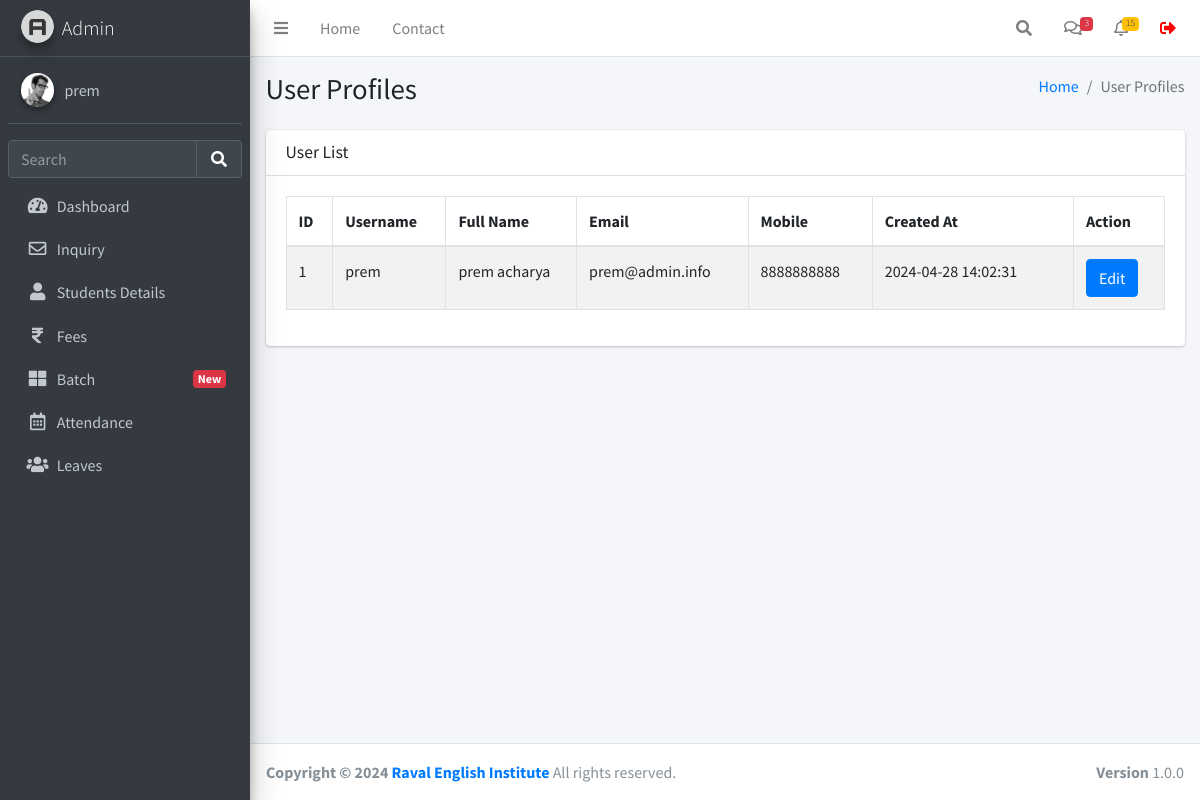
Before: /profile.php (signed in) with the older database file.
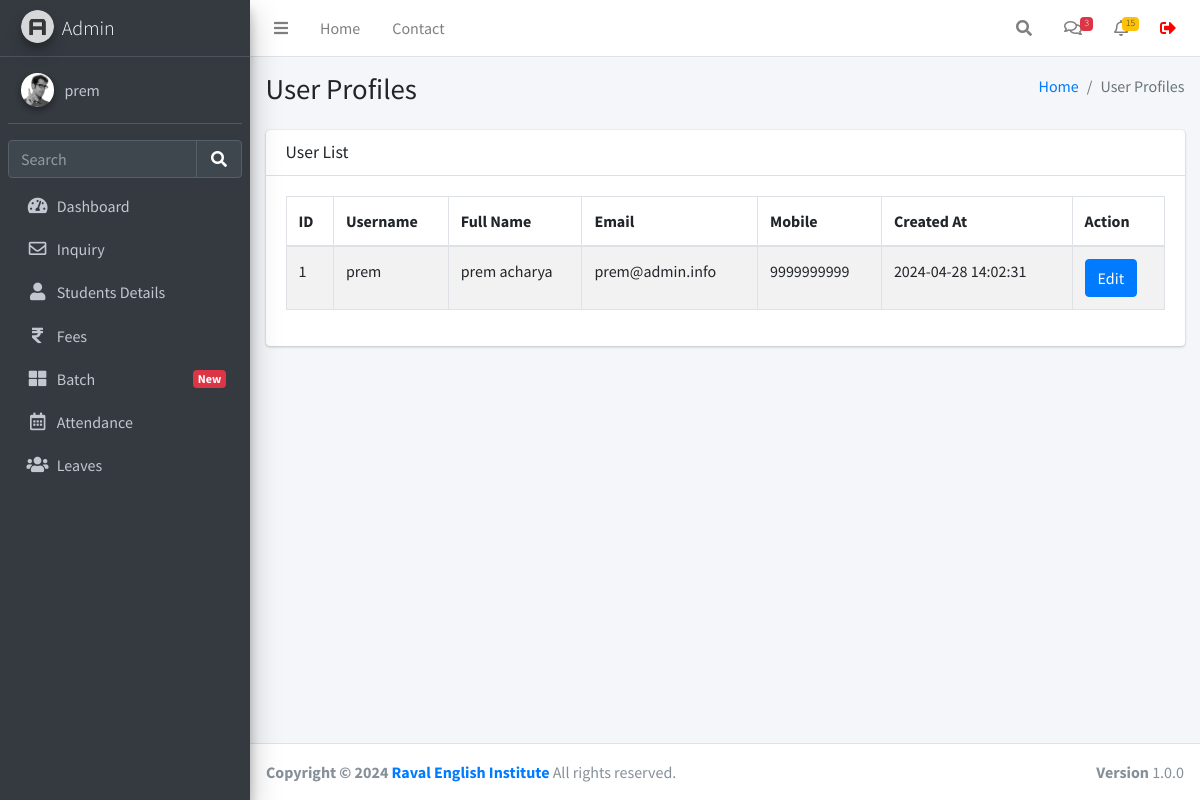
After: the same page with the newer database file.
### tables this page shows
CREATE TABLE `users` (
  `id` int(11) NOT NULL,
  `username` varchar(255) NOT NULL,
  `fullname` varchar(255) NOT NULL,
  `email` varchar(255) NOT NULL,
  `mobile` varchar(255) NOT NULL,
  `password` varchar(255) NOT NULL,
  `created_at` datetime NOT NULL DEFAULT current_timestamp()
);

### profile.php (the view, shortened to what the changed rows need)
<!DOCTYPE html>
<html lang="en">
<head>
</head>
<body>
<?php include('./header.php'); ?>
<?php include('./db.php'); ?>
<div class="content-wrapper">
    <div class="content-header">
        <div class="container-fluid">
            <div class="row mb-2">
                <div class="col-sm-6">
                    <h1 class="m-0">User Profiles</h1>
                </div>
            </div>
        </div>
    </div>
    <section class="content">
        <div class="container-fluid">
            <div class="row">
                <div class="col-12">
                    <div class="card">
                        <div class="card-body">
                            <div class="table-responsive">
                                <table id="userTable" class="table table-bordered table-striped">
                                    <thead>
                                        <tr>
                                            <th>ID</th>
                                            <th>Username</th>
                                            <th>Full Name</th>
                                            <th>Email</th>
                                            <th>Mobile</th>
                                            <th>Created At</th>
                                            <th>Action</th>
                                        </tr>
                                    </thead>
                                    <tbody>
                                        <?php
                                        $query = $db->query("SELECT id, username, fullname, email, mobile, created_at FROM users");
                                        while ($row = $query->fetch(PDO::FETCH_ASSOC)) {
                                            echo "<tr>";
                                            echo "<td>" . htmlspecialchars($row['id']) . "</td>";
                                            echo "<td>" . htmlspecialchars($row['username']) . "</td>";
                                            echo "<td>" . htmlspecialchars($row['fullname']) . "</td>";
                                            echo "<td>" . htmlspecialchars($row['email']) . "</td>";
                                            echo "<td>" . htmlspecialchars($row['mobile']) . "</td>";
                                            echo "<td>" . htmlspecialchars($row['created_at']) . "</td>";
                                            echo "<td><a href='editProfile.php?username=" . htmlspecialchars($row['username']) . "' class='btn btn-primary'>Edit</a></td>";
                                            echo "</tr>";
                                        }
                                        ?>
                                    </tbody>
                                </table>
                            </div>
                        </div>
                    </div>
                </div>
            </div>
        </div>
    </section>
</div>
<?php include('./footer.php'); ?>
</body>
</html>

### header.php (shortened to what the changed rows need)
<?php
require_once 'db.php';
$query = $db->prepare("SELECT * FROM users WHERE id = :id");
$query->execute(['id' => $_SESSION['user_id']]);
$user = $query->fetch(PDO::FETCH_ASSOC);
?>
<!DOCTYPE html>
<html lang="en">
<head>
  <link rel="stylesheet" href="./plugins/fontawesome-free/css/all.min.css">
  <link rel="stylesheet" href="https://code.ionicframework.com/ionicons/2.0.1/css/ionicons.min.css">
  <link rel="stylesheet" href="./plugins/icheck-bootstrap/icheck-bootstrap.min.css">
  <link rel="stylesheet" href="./asset/css/adminlte.min.css">
</head>
<body class="hold-transition sidebar-mini layout-fixed">
<div class="wrapper">
  <aside class="main-sidebar sidebar-dark-primary elevation-4">
    <a href="./dashboard.php" class="brand-link">
      <img src="./asset/img/AdminLTELogo.png" alt="AdminLTE Logo" class="brand-image img-circle elevation-3" style="opacity: .8">
      <span class="brand-text font-weight-light">Admin</span>
    </a>
    <div class="sidebar">
      <div class="user-panel mt-3 pb-3 mb-3 d-flex">
        <div class="info">
          <a href="./profile.php" class="d-block"><?php echo $user['username']; ?></a>
        </div>
      </div>
    </div>
  </aside>

Changed rows visible on the page:
changed users "prem": mobile "8888888888" → "9999999999"
